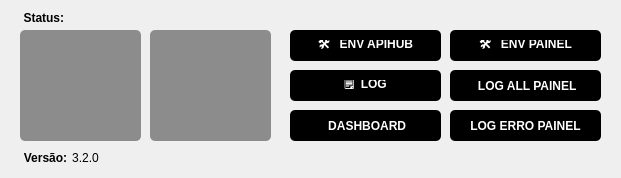
<?xml version="1.0" encoding="UTF-8"?>
<ui version="4.0">
 <class>GerenciadorServicos</class>
 <widget class="QMainWindow" name="GerenciadorServicos">
  <property name="geometry">
   <rect>
    <x>0</x>
    <y>0</y>
    <width>621</width>
    <height>178</height>
   </rect>
  </property>
  <property name="minimumSize">
   <size>
    <width>621</width>
    <height>100</height>
   </size>
  </property>
  <property name="maximumSize">
   <size>
    <width>621</width>
    <height>500</height>
   </size>
  </property>
  <property name="windowTitle">
   <string>Gestor Apihub 25.03</string>
  </property>
  <widget class="QWidget" name="centralwidget">
   <widget class="QLabel" name="lblStatusServico">
    <property name="geometry">
     <rect>
      <x>80</x>
      <y>10</y>
      <width>121</width>
      <height>16</height>
     </rect>
    </property>
    <property name="toolTip">
     <string>&lt;html&gt;&lt;head/&gt;&lt;body&gt;&lt;p&gt;Status:&lt;/p&gt;&lt;/body&gt;&lt;/html&gt;</string>
    </property>
    <property name="styleSheet">
     <string notr="true"/>
    </property>
    <property name="text">
     <string>&lt;html&gt;&lt;head/&gt;&lt;body&gt;&lt;p&gt;&lt;br/&gt;&lt;/p&gt;&lt;/body&gt;&lt;/html&gt;</string>
    </property>
    <property name="alignment">
     <set>Qt::AlignCenter</set>
    </property>
   </widget>
   <widget class="QPushButton" name="btnInstalar">
    <property name="geometry">
     <rect>
      <x>20</x>
      <y>30</y>
      <width>121</width>
      <height>111</height>
     </rect>
    </property>
    <property name="whatsThis">
     <string>&lt;html&gt;&lt;head/&gt;&lt;body&gt;&lt;p&gt;v&lt;/p&gt;&lt;/body&gt;&lt;/html&gt;</string>
    </property>
    <property name="styleSheet">
     <string notr="true">QPushButton {
    color: rgb(255, 255, 255);
	
	background-color: rgb(140, 140, 140);
    font-weight: bold;
   	font-size:80px;
    border-radius: 5px;
    border: none;
    padding: 10px;
}


QPushButton:pressed {
    /*background-color: rgb(0, 0,166);  /*mais escuro ao pressionar */
	background-color: rgb(0, 197, 0);
    padding-top: 12px;  /* simula o botão afundando */
}
QPushButton:hover{
    /*background-color: rgb(0, 0,166);  /*mais escuro ao pressionar */
	background-color: rgb(0, 197, 0);
    padding-top: 12px;  /* simula o botão afundando */
}
</string>
    </property>
    <property name="text">
     <string/>
    </property>
   </widget>
   <widget class="QPushButton" name="btnServico">
    <property name="geometry">
     <rect>
      <x>150</x>
      <y>30</y>
      <width>121</width>
      <height>111</height>
     </rect>
    </property>
    <property name="styleSheet">
     <string notr="true">QPushButton {
    color: rgb(255, 255, 255);
    background-color:  rgb(140, 140, 140);    
	font-weight: bold;
   	font-size:80px;
    border-radius: 5px;
    border: none;
    padding: 10px;
}


QPushButton:pressed {
    background-color: rgb(217, 83,79); /* mais escuro ao pressionar */
    padding-top: 12px;  /* simula o botão afundando */
}

QPushButton:hover {
    background-color: rgb(217, 83,79); /* mais escuro ao pressionar */
    padding-top: 12px;  /* simula o botão afundando */
}</string>
    </property>
    <property name="text">
     <string/>
    </property>
   </widget>
   <widget class="QPushButton" name="btnEditarEnv">
    <property name="geometry">
     <rect>
      <x>290</x>
      <y>30</y>
      <width>151</width>
      <height>31</height>
     </rect>
    </property>
    <property name="styleSheet">
     <string notr="true">QPushButton {
    background-color: rgb(0, 0, 0);   /* preto */
    color: rgb(255, 255, 255);        /* branco */
    font-weight: bold;
    border-radius: 5px;
    border: none;
    padding: 10px 20px;
    cursor: pointer;
    transition: all 0.3s ease;        /* transição suave */
}

QPushButton:hover {
    background-color: rgb(0, 50, 100);  /* azul escuro */
    transform: scale(1.05);             /* leve zoom */
    box-shadow: 
        0 0 15px rgba(255, 255, 255, 0.2),  /* brilho sutil */
        0 4px 10px rgba(0, 0, 0, 0.5);      /* profundidade */
}
</string>
    </property>
    <property name="text">
     <string>🛠️   ENV APIHUB</string>
    </property>
   </widget>
   <widget class="QPushButton" name="btnAbrirLog">
    <property name="geometry">
     <rect>
      <x>290</x>
      <y>70</y>
      <width>151</width>
      <height>31</height>
     </rect>
    </property>
    <property name="styleSheet">
     <string notr="true">QPushButton {
    background-color: rgb(0, 0, 0);   /* preto */
    color: rgb(255, 255, 255);        /* branco */
    font-weight: bold;
    border-radius: 5px;
    border: none;
    padding: 10px 20px;
    cursor: pointer;
    transition: all 0.3s ease;        /* transição suave */
}

QPushButton:hover {
    background-color: rgb(0, 50, 100);  /* azul escuro */
    transform: scale(1.05);             /* leve zoom */
    box-shadow: 
        0 0 15px rgba(255, 255, 255, 0.2),  /* brilho sutil */
        0 4px 10px rgba(0, 0, 0, 0.5);      /* profundidade */
}
</string>
    </property>
    <property name="text">
     <string>🗒️  LOG</string>
    </property>
   </widget>
   <widget class="QLabel" name="lblStatusServico_3">
    <property name="geometry">
     <rect>
      <x>20</x>
      <y>150</y>
      <width>51</width>
      <height>16</height>
     </rect>
    </property>
    <property name="font">
     <font>
      <weight>75</weight>
      <bold>true</bold>
     </font>
    </property>
    <property name="text">
     <string>Versão:</string>
    </property>
    <property name="alignment">
     <set>Qt::AlignCenter</set>
    </property>
   </widget>
   <widget class="QLabel" name="lblStatusServico_4">
    <property name="geometry">
     <rect>
      <x>70</x>
      <y>150</y>
      <width>31</width>
      <height>16</height>
     </rect>
    </property>
    <property name="font">
     <font>
      <weight>50</weight>
      <bold>false</bold>
     </font>
    </property>
    <property name="text">
     <string>3.2.0</string>
    </property>
    <property name="alignment">
     <set>Qt::AlignCenter</set>
    </property>
   </widget>
   <widget class="QLabel" name="lblStatusServico_5">
    <property name="geometry">
     <rect>
      <x>20</x>
      <y>10</y>
      <width>51</width>
      <height>16</height>
     </rect>
    </property>
    <property name="font">
     <font>
      <weight>75</weight>
      <bold>true</bold>
     </font>
    </property>
    <property name="text">
     <string>Status: </string>
    </property>
    <property name="alignment">
     <set>Qt::AlignCenter</set>
    </property>
   </widget>
   <widget class="QPushButton" name="btnAbrirDash">
    <property name="geometry">
     <rect>
      <x>290</x>
      <y>110</y>
      <width>151</width>
      <height>31</height>
     </rect>
    </property>
    <property name="styleSheet">
     <string notr="true">QPushButton {
    background-color: rgb(0, 0, 0);   /* preto */
    color: rgb(255, 255, 255);        /* branco */
    font-weight: bold;
    border-radius: 5px;
    border: none;
    padding: 10px 20px;
    cursor: pointer;
    transition: all 0.3s ease;        /* transição suave */
}

QPushButton:hover {
    background-color: rgb(0, 50, 100);  /* azul escuro */
    transform: scale(1.05);             /* leve zoom */
    box-shadow: 
        0 0 15px rgba(255, 255, 255, 0.2),  /* brilho sutil */
        0 4px 10px rgba(0, 0, 0, 0.5);      /* profundidade */
}
</string>
    </property>
    <property name="text">
     <string> DASHBOARD</string>
    </property>
   </widget>
   <widget class="QPushButton" name="btnPainel">
    <property name="geometry">
     <rect>
      <x>450</x>
      <y>30</y>
      <width>151</width>
      <height>31</height>
     </rect>
    </property>
    <property name="styleSheet">
     <string notr="true">QPushButton {
    background-color: rgb(0, 0, 0);   /* preto */
    color: rgb(255, 255, 255);        /* branco */
    font-weight: bold;
    border-radius: 5px;
    border: none;
    padding: 10px 20px;
    cursor: pointer;
    transition: all 0.3s ease;        /* transição suave */
}

QPushButton:hover {
    background-color: rgb(0, 50, 100);  /* azul escuro */
    transform: scale(1.05);             /* leve zoom */
    box-shadow: 
        0 0 15px rgba(255, 255, 255, 0.2),  /* brilho sutil */
        0 4px 10px rgba(0, 0, 0, 0.5);      /* profundidade */
}
</string>
    </property>
    <property name="text">
     <string>🛠️   ENV PAINEL</string>
    </property>
   </widget>
   <widget class="QPushButton" name="btnLogAll">
    <property name="geometry">
     <rect>
      <x>450</x>
      <y>70</y>
      <width>151</width>
      <height>31</height>
     </rect>
    </property>
    <property name="styleSheet">
     <string notr="true">QPushButton {
    background-color: rgb(0, 0, 0);   /* preto */
    color: rgb(255, 255, 255);        /* branco */
    font-weight: bold;
    border-radius: 5px;
    border: none;
    padding: 10px 20px;
    cursor: pointer;
    transition: all 0.3s ease;        /* transição suave */
}

QPushButton:hover {
    background-color: rgb(0, 50, 100);  /* azul escuro */
    transform: scale(1.05);             /* leve zoom */
    box-shadow: 
        0 0 15px rgba(255, 255, 255, 0.2),  /* brilho sutil */
        0 4px 10px rgba(0, 0, 0, 0.5);      /* profundidade */
}
</string>
    </property>
    <property name="text">
     <string> LOG ALL PAINEL</string>
    </property>
   </widget>
   <widget class="QPushButton" name="btnLogErr">
    <property name="geometry">
     <rect>
      <x>450</x>
      <y>110</y>
      <width>151</width>
      <height>31</height>
     </rect>
    </property>
    <property name="styleSheet">
     <string notr="true">QPushButton {
    background-color: rgb(0, 0, 0);   /* preto */
    color: rgb(255, 255, 255);        /* branco */
    font-weight: bold;
    border-radius: 5px;
    border: none;
    padding: 10px 20px;
    cursor: pointer;
    transition: all 0.3s ease;        /* transição suave */
}

QPushButton:hover {
    background-color: rgb(0, 50, 100);  /* azul escuro */
    transform: scale(1.05);             /* leve zoom */
    box-shadow: 
        0 0 15px rgba(255, 255, 255, 0.2),  /* brilho sutil */
        0 4px 10px rgba(0, 0, 0, 0.5);      /* profundidade */
}
</string>
    </property>
    <property name="text">
     <string>LOG ERRO PAINEL</string>
    </property>
   </widget>
  </widget>
 </widget>
 <resources/>
 <connections/>
</ui>
